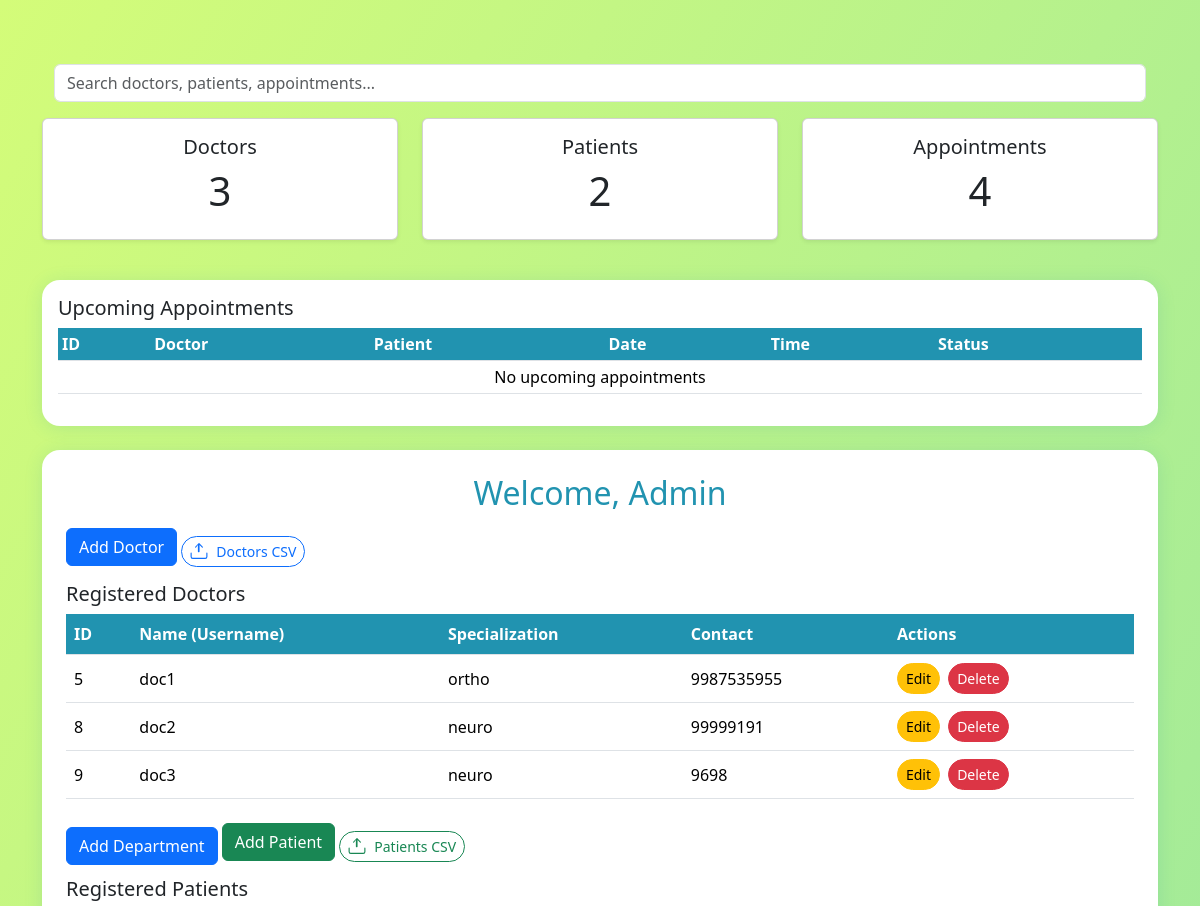
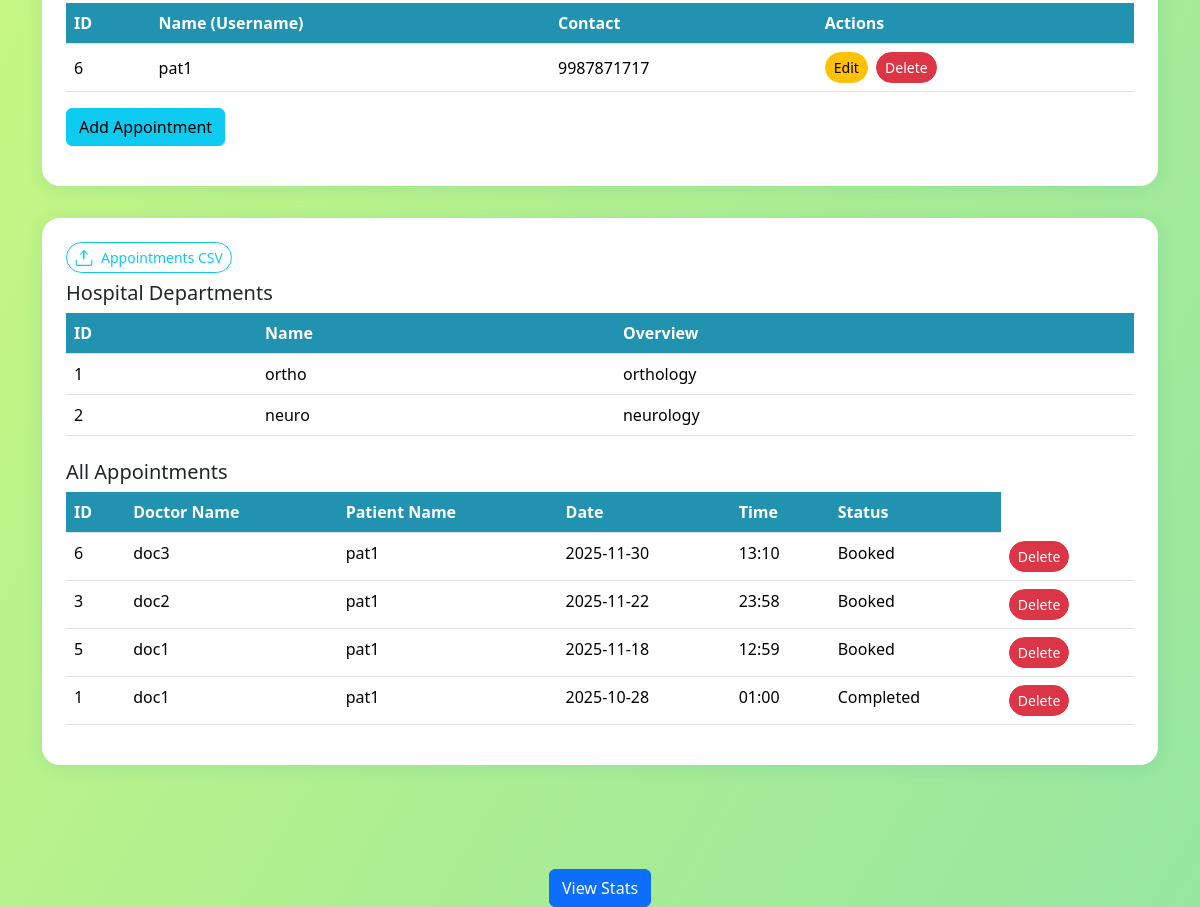
The page /admin on the database as committed earlier (2 pictures, top to bottom).
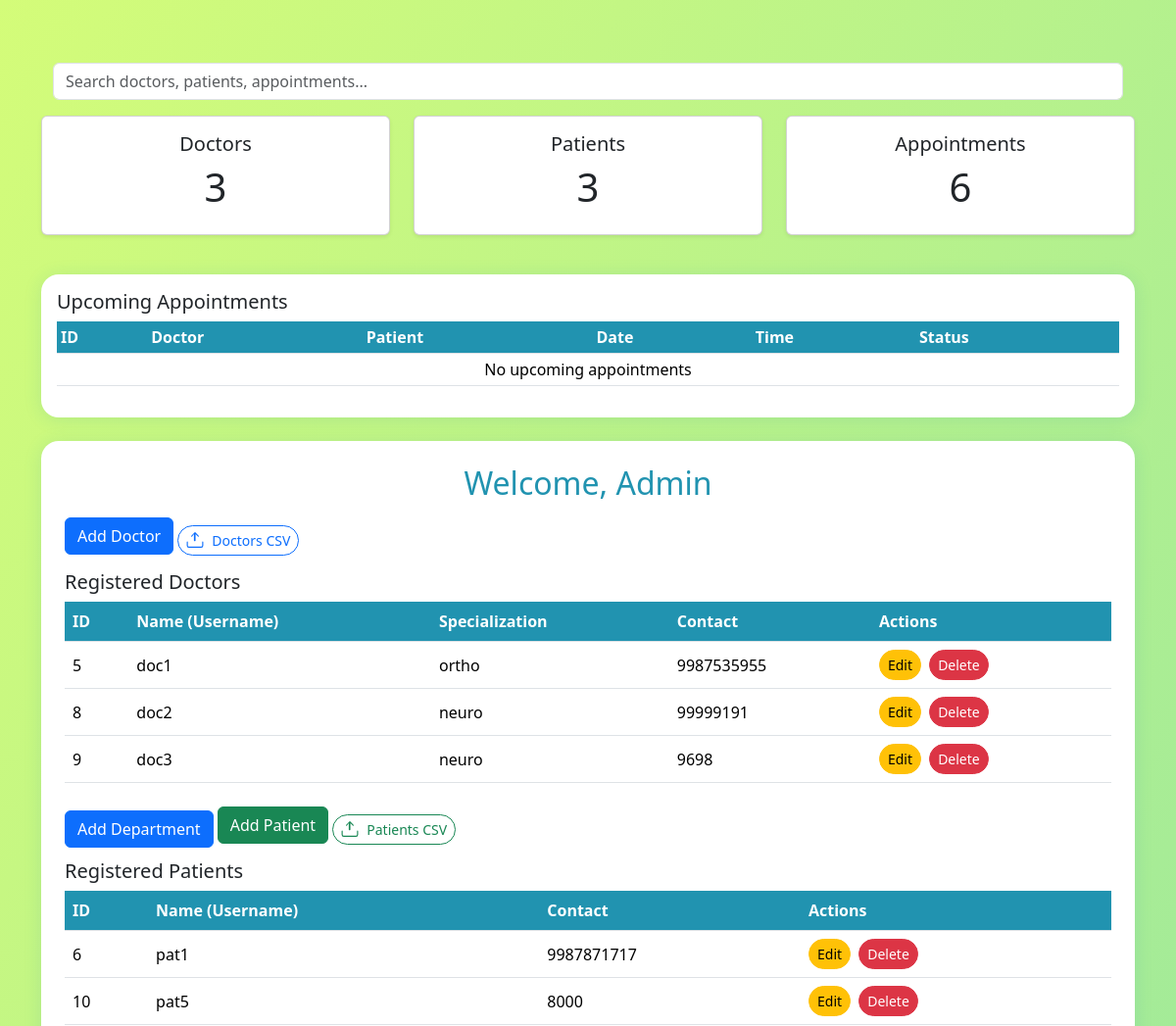
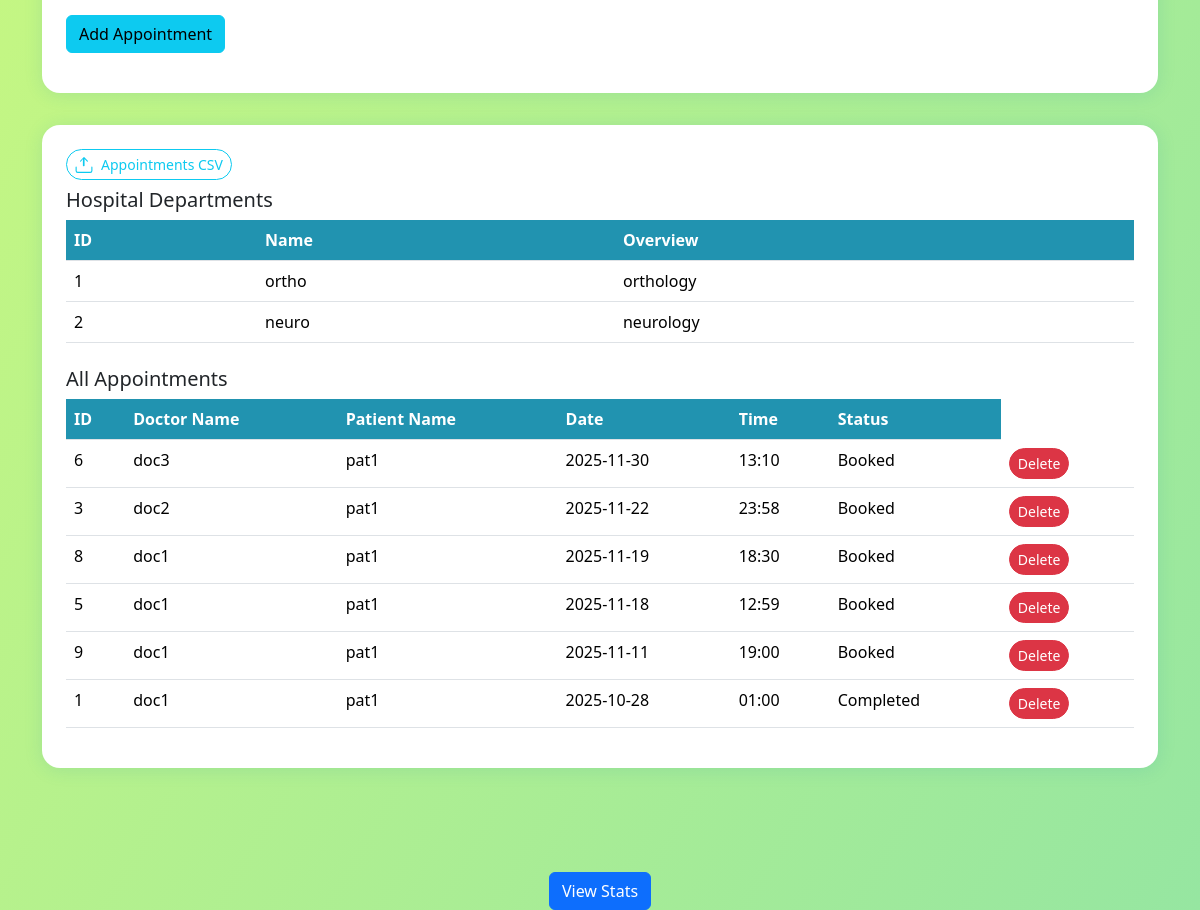
The same page on the database as committed later (2 pictures, top to bottom).
### tables this page shows
CREATE TABLE users (
    id INTEGER PRIMARY KEY AUTOINCREMENT,
    username TEXT UNIQUE NOT NULL,
    password TEXT NOT NULL,
    role TEXT NOT NULL CHECK(role IN ('admin', 'doctor', 'patient'))
);

CREATE TABLE doctors (
    id INTEGER PRIMARY KEY,  -- links to users.id
    name TEXT NOT NULL,
    specialization TEXT NOT NULL, -- should match departments.name
    contact TEXT
, photo text);

CREATE TABLE patients (
    id INTEGER PRIMARY KEY,  -- links to users.id
    name TEXT NOT NULL,
    contact TEXT
, age INTEGER, pfp TEXT);

CREATE TABLE departments (
    id INTEGER PRIMARY KEY AUTOINCREMENT,
    name TEXT UNIQUE NOT NULL,
    overview TEXT
);

CREATE TABLE appointments (
    id INTEGER PRIMARY KEY AUTOINCREMENT,
    doctor_id INTEGER NOT NULL,
    patient_id INTEGER NOT NULL,
    date TEXT NOT NULL,
    time TEXT NOT NULL,
    status TEXT NOT NULL CHECK(status IN ('Booked', 'Completed', 'Cancelled')),
    diagnosis TEXT,
    prescription TEXT,
    notes TEXT,
    FOREIGN KEY (doctor_id) REFERENCES users(id),
    FOREIGN KEY (patient_id) REFERENCES users(id)
);

### app.py (the view, shortened to what this page needs)
@app.route('/admin')
def admin_dashboard():
    db = get_db()
    doctor_count = db.execute('SELECT COUNT(*) FROM users WHERE role="doctor"').fetchone()[0]
    patient_count = db.execute('SELECT COUNT(*) FROM users WHERE role="patient"').fetchone()[0]
    appt_count = db.execute('SELECT COUNT(*) FROM appointments').fetchone()[0]
    departments = db.execute('SELECT id, name, overview FROM departments').fetchall()
    doctors = db.execute(
    'SELECT u.id, u.username, d.specialization, d.contact FROM users u '
    'JOIN doctors d ON u.id = d.id WHERE u.role="doctor"').fetchall()
    print(doctors)  # <--- Add this
    upcoming_appointments = db.execute(
    '''
    SELECT a.id, d.username AS doctor_name, p.username AS patient_name, a.date, a.time, a.status
    FROM appointments a
    JOIN users d ON a.doctor_id = d.id
    JOIN users p ON a.patient_id = p.id
    WHERE a.date >= ?
    ORDER BY a.date ASC, a.time ASC
    LIMIT 3
    ''',
    (date.today().isoformat(),)
).fetchall()
    patients = db.execute(
        'SELECT u.id, u.username, p.contact FROM users u '
        'JOIN patients p ON u.id = p.id WHERE u.role="patient"'
    ).fetchall()
    appointments = db.execute(
    '''
    SELECT a.id, d.username AS doctor_name, p.username AS patient_name, a.date, a.time, a.status
    FROM appointments a
    JOIN users d ON a.doctor_id = d.id
    JOIN users p ON a.patient_id = p.id
    ORDER BY a.date DESC, a.time DESC
    '''
).fetchall()
    departments = db.execute('SELECT id, name, overview FROM departments').fetchall()
    return render_template('admin_dashboard.html',
                      doctors=doctors,
                      patients=patients,
                      doctor_count=doctor_count,
                      patient_count=patient_count,
                      appt_count=appt_count,
                      appointments=appointments,
                      upcoming_appointments=upcoming_appointments,departments=departments)

### app.py (called while the page is built)
def get_db():
    db = getattr(g, '_database', None)
    if db is None:
        db = g._database = sqlite3.connect(DATABASE)
    return db

@app.teardown_appcontext
def close_connection(exception):
    db = getattr(g, '_database', None)
    if db is not None:
        db.close()

### templates/admin_dashboard.html (shortened to what the changed rows need)
<!doctype html>
<html lang="en">
<head>
    <link href="https://cdn.jsdelivr.net/npm/bootstrap@5.3.2/dist/css/bootstrap.min.css" rel="stylesheet">
</head>
<body>
    <div class="container py-5">
        <div class="row mb-4">
            <div class="col-md-4">
                <div class="card shadow-sm rounded mb-3">
                    <div class="card-body text-center">
                        <h1>{{ doctor_count }}</h1>
                    </div>
                </div>
            </div>
            <div class="col-md-4">
                <div class="card shadow-sm rounded mb-3">
                    <div class="card-body text-center">
                        <h5 class="card-title">Patients</h5>
                        <h1>{{ patient_count }}</h1>
                    </div>
                </div>
            </div>
            <div class="col-md-4">
                <div class="card shadow-sm rounded mb-3">
                    <div class="card-body text-center">
                        <h5 class="card-title">Appointments</h5>
                        <h1>{{ appt_count }}</h1>
                    </div>
                </div>
            </div>
        </div>
        <div class="dashboard-card p-3 bg-white mb-4">
  <table class="table table-sm table-hover">
    <thead>
      <tr>
        <th>ID</th>
        <th>Doctor</th>
        <th>Patient</th>
        <th>Date</th>
        <th>Time</th>
        <th>Status</th>
      </tr>
    </thead>
  </table>
</div>
        <div class="dashboard-card p-4 bg-white">
            <h2 class="text-center">Welcome, Admin</h2>
            <table class="table doctor-table table-hover align-middle mb-4">
    <thead>
        <tr>
            <th>ID</th>
            <th>Name (Username)</th>
            <th>Specialization</th>
            <th>Contact</th>
            <th>Actions</th>
        </tr>
    </thead>
    <tbody>
        {% for doc in doctors %}
        <tr>
            <td>{{ doc[0] }}</td>
            <td>{{ doc[1] }}</td>
            <td>{{ doc[2] }}</td>
            <td>{{ doc[3] }}</td>
            <td>
              <button class="btn btn-sm btn-warning me-1" data-bs-toggle="modal" data-bs-target="#editDoctorModal{{doc[0]}}">Edit</button>
              <form method="POST" action="{{ url_for('delete_doctor', doctor_id=doc[0]) }}" style="display:inline;">
                <button type="submit" class="btn btn-sm btn-danger" onclick="return confirm('Delete this doctor?')">Delete</button>
              </form>
            </td>
        </tr>
        {% endfor %}
    </tbody>
</table>
            <table class="table patient-table table-hover align-middle">
    <thead>
        <tr>
            <th>ID</th>
            <th>Name (Username)</th>
            <th>Contact</th>
            <th>Actions</th>
        </tr>
    </thead>
    <tbody>
        {% for pat in patients %}
        <tr>
            <td>{{ pat[0] }}</td>
            <td>{{ pat[1] }}</td>
            <td>{{ pat[2] }}</td>
            <td>
              <button class="btn btn-sm btn-warning me-1" data-bs-toggle="modal" data-bs-target="#editPatientModal{{pat[0]}}">Edit</button>
              <form method="POST" action="{{ url_for('delete_patient', patient_id=pat[0]) }}" style="display:inline;">
                <button type="submit" class="btn btn-sm btn-danger" onclick="return confirm('Delete this patient?')">Delete</button>
              </form>
            </td>
        </tr>
        {% endfor %}
    </tbody>
</table>
        </div>
        <div class="dashboard-card p-4 bg-white">
<table class="table table-hover align-middle mb-4">
  <thead>
    <tr>
      <th>ID</th>
      <th>Name</th>
      <th>Overview</th>
    </tr>
  </thead>
  <tbody>
    {% for dept in departments %}
<tr>
  <td>{{ dept[0] }}</td>
  <td>{{ dept[1] }}</td>
  <td>{{ dept[2] }}</td>
</tr>
{% endfor %}
  </tbody>
</table>
           <table class="table appointment-table table-hover">
  <thead>
    <tr>
      <th>ID</th>
      <th>Doctor Name</th>
      <th>Patient Name</th>
      <th>Date</th>
      <th>Time</th>
      <th>Status</th>
    </tr>
  </thead>
  <tbody>
    {% for appt in appointments %}
<tr>
  <td>{{ appt[0] }}</td>
  <td>{{ appt[1] }}</td>
  <td>{{ appt[2] }}</td>
  <td>{{ appt[3] }}</td>
  <td>{{ appt[4] }}</td>
  <td>{{ appt[5] }}</td>
  <td>
    <form method="POST" action="{{ url_for('delete_appointment', appt_id=appt[0]) }}" style="display:inline;">
      <button type="submit" class="btn btn-sm btn-danger"
        onclick="return confirm('Are you sure you want to delete this appointment?')">Delete</button>
    </form>
  </td>
</tr>
{% endfor %}
  </tbody>
</table>
        </div>
    </div>
</body>
</html>

Rows that differ between the two databases and show on the page:
added users: id "10", username "pat5", contact "8000", shown under "Registered Patients"
added appointments: id "8", username "doc1", username "pat1", date "2025-11-19", time "18:30", status "Booked"
added appointments: id "9", username "doc1", username "pat1", date "2025-11-11", time "19:00", status "Booked"
Other text that changed with them:
{{ patient_count }}: "2" → "3"
{{ appt_count }}: "4" → "6"
